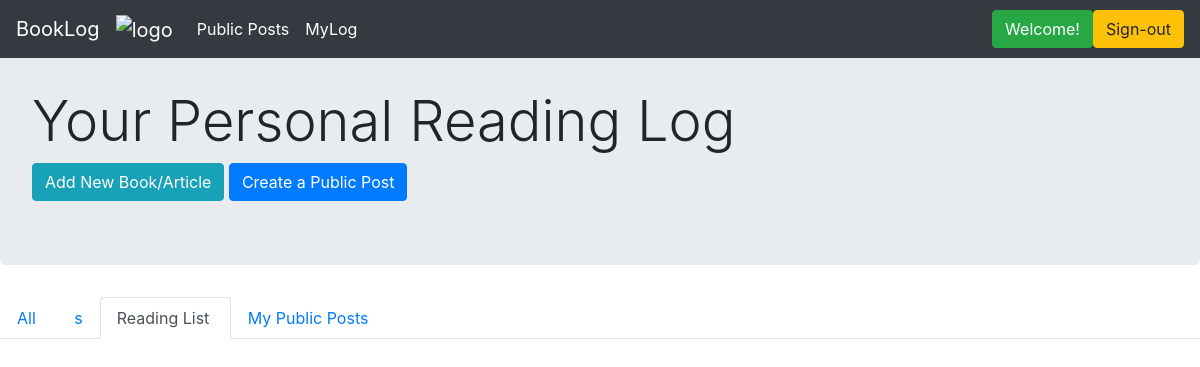
Before: /readinglist (signed in) with the older database file.
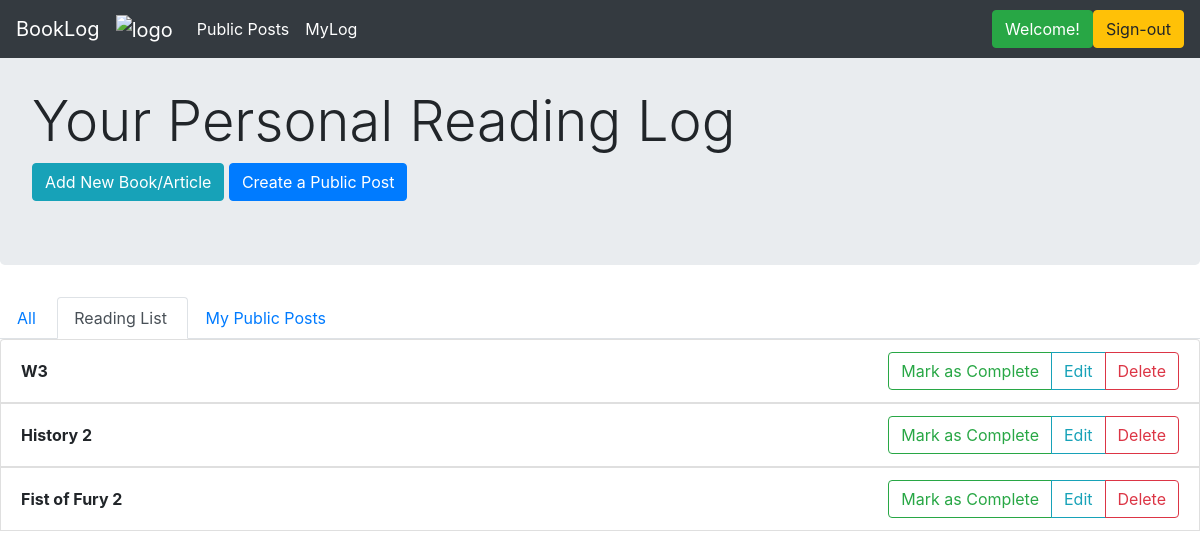
After: the same page with the newer database file.
### application/models.py (models this page shows)
class Category(db.Model):
    __tablename__ = 'categories'
    id = db.Column(db.Integer, primary_key=True)
    name = db.Column(db.String(150), index=True, nullable=False, unique=False)
    user_id = db.Column(db.Integer, ForeignKey('users.id'), nullable=False, index=False)
    user = relationship("User", backref="categories", foreign_keys=[user_id])

class Book(db.Model):
    __tablename__ = 'books_and_other_readings'
    id = db.Column(db.Integer, primary_key=True)
    title = db.Column(db.String(80), index=True, unique=False, nullable=False)
    author = db.Column(db.String(80), index=False, unique=False, nullable=True)
    date_started = db.Column(db.DateTime, index=False, unique=False, nullable=False)
    description = db.Column(db.Text, index=False, unique=False, nullable=True)
    complete = db.Column(db.Boolean, index=False, unique=False, nullable=True)
    user_id = db.Column(db.Integer, ForeignKey('users.id'), nullable=False, index=True)
    user = relationship("User", backref = "books", foreign_keys=[user_id])
    cat_id = db.Column(db.Integer, ForeignKey('categories.id'), nullable=True, index=True)
    category = relationship("Category", backref="books", foreign_keys=[cat_id])

### application/routes.py (the view)
@main_bp.route("/readinglist", methods=['GET'])
@login_required
def reading_list():
    user = User.query.filter_by(id=session.get("user_id")).first()
    books = user.books
    book_titles = []
    for b in reversed(books):
        book_titles.append(b.title)
    return render_template("readinglist.html", books = books, titles = book_titles, cats=user.categories)

### application/auth.py (called while the page is built)
@auth_bp.before_app_request
def load_logged_in_user():
    user_id = session.get('user_id')
    if user_id is None:
        g.user = None
    else:
        g.user = User.query.filter_by(id=user_id).first()

def login_required(view):
    @functools.wraps(view)
    def wrapped_view(**kwargs):
        if g.user is None:
            return redirect(url_for('auth_bp.login'))
        return view(**kwargs)
    return wrapped_view

### application/routes.py (called while the page is built)
@main_bp.before_app_request
def load_logged_in_user():
    user_id = session.get('user_id')
    if user_id is None:
        g.user = None
    else:
        g.user = User.query.filter_by(id=user_id).first()

### application/templates/readinglist.html (shortened to what this page needs)
{% extends 'layout.html' %}
{% block content %}
<div class="jumbotron">
    <br>
    <h1 class="display-4">Your Personal Reading Log</h1>
    <a href="{{url_for('main_bp.create_new')}}" class="btn btn-info" role="button">Add New Book/Article</a>
    <a href="{{url_for('main_bp.create_public_post')}}" class="btn btn-primary" role="button">Create a Public Post</a>
</div>
<ul class="nav nav-tabs">
  <li class="nav-item"> <a class="nav-link" href="{{url_for('main_bp.myLog')}}">All&nbsp;</a> </li>
  {% for cat in cats %}
       <li class="nav-item"> <a class="nav-link" href="{{url_for('main_bp.myLogCat', cat_id=cat.id)}}">{{cat.name}}</a> </li>
  {% endfor %}
  <li class="nav-item"> <a class="nav-link active" href="#">Reading List&nbsp;</a></li>
  <li class="nav-item"> <a class="nav-link" href="{{ url_for('main_bp.my_public_posts')}}">My Public Posts&nbsp;&nbsp;</a></li>
  <div class="btn-toolbar" role="toolbar">
  </div>
</ul>
<ul class="list-group">
{% for book in books|reverse %}
  <li class="list-group-item d-flex justify-content-between align-items-center">
    <b>{{titles[loop.index-1]}}</b>
    {% if book.complete %}
    <div class="btn-group" role="group" aria-label="Basic example">
       <a href="#" class="btn btn-success" role="button">Finished!</a>
       <a href="{{url_for('main_bp.delete', book_id=book.id)}}" class="btn btn-danger" role="button">Delete</a>
    </div>
    {% else %}
    <div class="btn-group" role="group" aria-label="Basic example">
      <a href="{{ url_for('main_bp.mark_done', book_id=book.id) }}" class="btn btn-outline-success" role="button">Mark as Complete</a>
      <button class="btn btn-outline-info" type="button" data-toggle="collapse" area-expanded="false" data-target={{"#log" + loop.index|string}}>Edit</button>
      <a href="{{ url_for('main_bp.delete', book_id=book.id) }}" class="btn btn-outline-danger" role="button">Delete</a>
    </div>
    {% endif %}
  </li>
{% endfor %}
</ul>
{% endblock %}

Changed rows visible on the page:
removed Category: name "s"
added Book: title "W3"
added Book: title "History 2"
added Book: title "Fist of Fury 2"
